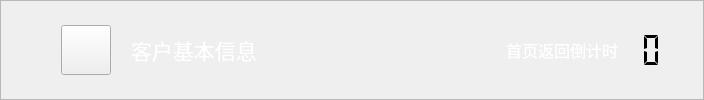
    <widget class="QFrame" name="frame_3">
     <property name="sizePolicy">
      <sizepolicy hsizetype="Preferred" vsizetype="Fixed">
       <horstretch>0</horstretch>
       <verstretch>0</verstretch>
      </sizepolicy>
     </property>
     <property name="frameShape">
      <enum>QFrame::StyledPanel</enum>
     </property>
     <property name="frameShadow">
      <enum>QFrame::Raised</enum>
     </property>
     <layout class="QHBoxLayout" name="horizontalLayout_10">
      <property name="spacing">
       <number>0</number>
      </property>
      <property name="leftMargin">
       <number>0</number>
      </property>
      <property name="topMargin">
       <number>0</number>
      </property>
      <property name="rightMargin">
       <number>0</number>
      </property>
      <property name="bottomMargin">
       <number>0</number>
      </property>
      <item>
       <spacer name="horizontalSpacer_47">
        <property name="orientation">
         <enum>Qt::Horizontal</enum>
        </property>
        <property name="sizeType">
         <enum>QSizePolicy::Fixed</enum>
        </property>
        <property name="sizeHint" stdset="0">
         <size>
          <width>60</width>
          <height>20</height>
         </size>
        </property>
       </spacer>
      </item>
      <item>
       <widget class="QPushButton" name="pushButton_back">
        <property name="sizePolicy">
         <sizepolicy hsizetype="Fixed" vsizetype="Fixed">
          <horstretch>0</horstretch>
          <verstretch>0</verstretch>
         </sizepolicy>
        </property>
        <property name="minimumSize">
         <size>
          <width>50</width>
          <height>50</height>
         </size>
        </property>
        <property name="maximumSize">
         <size>
          <width>50</width>
          <height>50</height>
         </size>
        </property>
        <property name="focusPolicy">
         <enum>Qt::TabFocus</enum>
        </property>
        <property name="styleSheet">
         <string notr="true">border-image: url(:/image/picture/qietu/返回.png);</string>
        </property>
        <property name="text">
         <string/>
        </property>
       </widget>
      </item>
      <item>
       <spacer name="horizontalSpacer_8">
        <property name="orientation">
         <enum>Qt::Horizontal</enum>
        </property>
        <property name="sizeType">
         <enum>QSizePolicy::Fixed</enum>
        </property>
        <property name="sizeHint" stdset="0">
         <size>
          <width>20</width>
          <height>20</height>
         </size>
        </property>
       </spacer>
      </item>
      <item>
       <widget class="QLabel" name="label_9">
        <property name="sizePolicy">
         <sizepolicy hsizetype="Preferred" vsizetype="Fixed">
          <horstretch>0</horstretch>
          <verstretch>0</verstretch>
         </sizepolicy>
        </property>
        <property name="minimumSize">
         <size>
          <width>0</width>
          <height>50</height>
         </size>
        </property>
        <property name="maximumSize">
         <size>
          <width>16777215</width>
          <height>50</height>
         </size>
        </property>
        <property name="font">
         <font>
          <family>微软雅黑</family>
          <pointsize>16</pointsize>
         </font>
        </property>
        <property name="text">
         <string>&lt;html&gt;&lt;head/&gt;&lt;body&gt;&lt;p&gt;&lt;span style=&quot; color:#ffffff;&quot;&gt;客户基本信息&lt;/span&gt;&lt;/p&gt;&lt;/body&gt;&lt;/html&gt;</string>
        </property>
       </widget>
      </item>
      <item>
       <spacer name="horizontalSpacer_15">
        <property name="orientation">
         <enum>Qt::Horizontal</enum>
        </property>
        <property name="sizeHint" stdset="0">
         <size>
          <width>249</width>
          <height>20</height>
         </size>
        </property>
       </spacer>
      </item>
      <item>
       <widget class="QLabel" name="label">
        <property name="font">
         <font>
          <family>微软雅黑</family>
          <pointsize>12</pointsize>
         </font>
        </property>
        <property name="text">
         <string>&lt;html&gt;&lt;head/&gt;&lt;body&gt;&lt;p&gt;&lt;span style=&quot; color:#ffffff;&quot;&gt;首页返回倒计时&lt;/span&gt;&lt;/p&gt;&lt;/body&gt;&lt;/html&gt;</string>
        </property>
       </widget>
      </item>
      <item>
       <widget class="QLCDNumber" name="lcdNumber">
        <property name="sizePolicy">
         <sizepolicy hsizetype="Fixed" vsizetype="Fixed">
          <horstretch>0</horstretch>
          <verstretch>0</verstretch>
         </sizepolicy>
        </property>
        <property name="minimumSize">
         <size>
          <width>50</width>
          <height>50</height>
         </size>
        </property>
        <property name="maximumSize">
         <size>
          <width>50</width>
          <height>50</height>
         </size>
        </property>
        <property name="font">
         <font>
          <family>微软雅黑</family>
          <pointsize>12</pointsize>
         </font>
        </property>
        <property name="layoutDirection">
         <enum>Qt::LeftToRight</enum>
        </property>
        <property name="autoFillBackground">
         <bool>false</bool>
        </property>
        <property name="inputMethodHints">
         <set>Qt::ImhNone</set>
        </property>
        <property name="frameShape">
         <enum>QFrame::NoFrame</enum>
        </property>
        <property name="frameShadow">
         <enum>QFrame::Plain</enum>
        </property>
        <property name="lineWidth">
         <number>0</number>
        </property>
        <property name="midLineWidth">
         <number>0</number>
        </property>
        <property name="smallDecimalPoint">
         <bool>true</bool>
        </property>
        <property name="digitCount">
         <number>2</number>
        </property>
        <property name="segmentStyle">
         <enum>QLCDNumber::Flat</enum>
        </property>
       </widget>
      </item>
      <item>
       <spacer name="verticalSpacer_12">
        <property name="orientation">
         <enum>Qt::Vertical</enum>
        </property>
        <property name="sizeType">
         <enum>QSizePolicy::Fixed</enum>
        </property>
        <property name="sizeHint" stdset="0">
         <size>
          <width>20</width>
          <height>71</height>
         </size>
        </property>
       </spacer>
      </item>
      <item>
       <spacer name="horizontalSpacer_16">
        <property name="orientation">
         <enum>Qt::Horizontal</enum>
        </property>
        <property name="sizeType">
         <enum>QSizePolicy::Fixed</enum>
        </property>
        <property name="sizeHint" stdset="0">
         <size>
          <width>15</width>
          <height>20</height>
         </size>
        </property>
       </spacer>
      </item>
     </layout>
    </widget>
